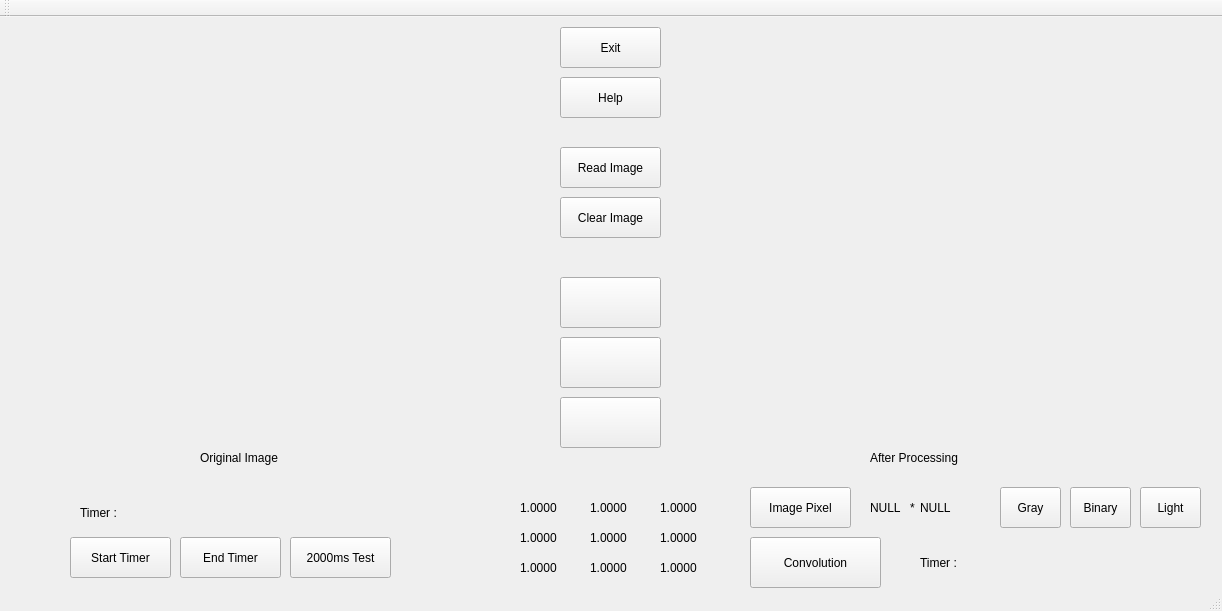
<?xml version="1.0" encoding="UTF-8"?>
<ui version="4.0">
 <class>MainWindow</class>
 <widget class="QMainWindow" name="MainWindow">
  <property name="geometry">
   <rect>
    <x>0</x>
    <y>0</y>
    <width>1222</width>
    <height>611</height>
   </rect>
  </property>
  <property name="windowTitle">
   <string>MainWindow</string>
  </property>
  <widget class="QWidget" name="centralWidget">
   <widget class="QPushButton" name="pushButton_read_Image">
    <property name="geometry">
     <rect>
      <x>560</x>
      <y>130</y>
      <width>101</width>
      <height>41</height>
     </rect>
    </property>
    <property name="text">
     <string>Read Image</string>
    </property>
   </widget>
   <widget class="QPushButton" name="pushButton_exit">
    <property name="geometry">
     <rect>
      <x>560</x>
      <y>10</y>
      <width>101</width>
      <height>41</height>
     </rect>
    </property>
    <property name="text">
     <string>Exit</string>
    </property>
   </widget>
   <widget class="QPushButton" name="pushButton">
    <property name="geometry">
     <rect>
      <x>560</x>
      <y>60</y>
      <width>101</width>
      <height>41</height>
     </rect>
    </property>
    <property name="text">
     <string>Help</string>
    </property>
   </widget>
   <widget class="QLabel" name="label_img">
    <property name="geometry">
     <rect>
      <x>0</x>
      <y>0</y>
      <width>541</width>
      <height>421</height>
     </rect>
    </property>
    <property name="text">
     <string/>
    </property>
   </widget>
   <widget class="QPushButton" name="pushButton_clear_Image">
    <property name="geometry">
     <rect>
      <x>560</x>
      <y>180</y>
      <width>101</width>
      <height>41</height>
     </rect>
    </property>
    <property name="text">
     <string>Clear Image</string>
    </property>
   </widget>
   <widget class="QLabel" name="label_time">
    <property name="geometry">
     <rect>
      <x>80</x>
      <y>480</y>
      <width>71</width>
      <height>31</height>
     </rect>
    </property>
    <property name="text">
     <string>Timer :</string>
    </property>
   </widget>
   <widget class="QPushButton" name="pushButton_startTimer">
    <property name="geometry">
     <rect>
      <x>70</x>
      <y>520</y>
      <width>101</width>
      <height>41</height>
     </rect>
    </property>
    <property name="text">
     <string>Start Timer</string>
    </property>
   </widget>
   <widget class="QPushButton" name="pushButton_endTimer">
    <property name="geometry">
     <rect>
      <x>180</x>
      <y>520</y>
      <width>101</width>
      <height>41</height>
     </rect>
    </property>
    <property name="text">
     <string>End Timer</string>
    </property>
   </widget>
   <widget class="QLabel" name="label_timerDocu">
    <property name="geometry">
     <rect>
      <x>180</x>
      <y>480</y>
      <width>211</width>
      <height>31</height>
     </rect>
    </property>
    <property name="text">
     <string/>
    </property>
   </widget>
   <widget class="QPushButton" name="pushButton_matrix">
    <property name="geometry">
     <rect>
      <x>560</x>
      <y>260</y>
      <width>101</width>
      <height>51</height>
     </rect>
    </property>
    <property name="text">
     <string/>
    </property>
   </widget>
   <widget class="QPushButton" name="pushButton_testTimer">
    <property name="geometry">
     <rect>
      <x>290</x>
      <y>520</y>
      <width>101</width>
      <height>41</height>
     </rect>
    </property>
    <property name="text">
     <string>2000ms Test</string>
    </property>
   </widget>
   <widget class="QLabel" name="label_img_2">
    <property name="geometry">
     <rect>
      <x>680</x>
      <y>0</y>
      <width>541</width>
      <height>421</height>
     </rect>
    </property>
    <property name="text">
     <string/>
    </property>
   </widget>
   <widget class="QLabel" name="label_oriImage">
    <property name="geometry">
     <rect>
      <x>200</x>
      <y>430</y>
      <width>151</width>
      <height>21</height>
     </rect>
    </property>
    <property name="text">
     <string>Original Image</string>
    </property>
   </widget>
   <widget class="QLabel" name="label_finalImage">
    <property name="geometry">
     <rect>
      <x>870</x>
      <y>430</y>
      <width>181</width>
      <height>21</height>
     </rect>
    </property>
    <property name="text">
     <string>After Processing</string>
    </property>
   </widget>
   <widget class="QPushButton" name="pushButton_userMatrix">
    <property name="geometry">
     <rect>
      <x>560</x>
      <y>320</y>
      <width>101</width>
      <height>51</height>
     </rect>
    </property>
    <property name="text">
     <string/>
    </property>
   </widget>
   <widget class="QLabel" name="label_conMatrix">
    <property name="geometry">
     <rect>
      <x>540</x>
      <y>450</y>
      <width>181</width>
      <height>31</height>
     </rect>
    </property>
    <property name="text">
     <string/>
    </property>
   </widget>
   <widget class="QLabel" name="label_matTest">
    <property name="geometry">
     <rect>
      <x>520</x>
      <y>480</y>
      <width>61</width>
      <height>21</height>
     </rect>
    </property>
    <property name="text">
     <string>1.0000</string>
    </property>
   </widget>
   <widget class="QLabel" name="label_matTest_2">
    <property name="geometry">
     <rect>
      <x>590</x>
      <y>480</y>
      <width>61</width>
      <height>21</height>
     </rect>
    </property>
    <property name="text">
     <string>1.0000</string>
    </property>
   </widget>
   <widget class="QLabel" name="label_matTest_3">
    <property name="geometry">
     <rect>
      <x>660</x>
      <y>480</y>
      <width>61</width>
      <height>21</height>
     </rect>
    </property>
    <property name="text">
     <string>1.0000</string>
    </property>
   </widget>
   <widget class="QLabel" name="label_matTest_4">
    <property name="geometry">
     <rect>
      <x>520</x>
      <y>510</y>
      <width>61</width>
      <height>21</height>
     </rect>
    </property>
    <property name="text">
     <string>1.0000</string>
    </property>
   </widget>
   <widget class="QLabel" name="label_matTest_5">
    <property name="geometry">
     <rect>
      <x>590</x>
      <y>510</y>
      <width>61</width>
      <height>21</height>
     </rect>
    </property>
    <property name="text">
     <string>1.0000</string>
    </property>
   </widget>
   <widget class="QLabel" name="label_matTest_6">
    <property name="geometry">
     <rect>
      <x>660</x>
      <y>510</y>
      <width>61</width>
      <height>21</height>
     </rect>
    </property>
    <property name="text">
     <string>1.0000</string>
    </property>
   </widget>
   <widget class="QLabel" name="label_matTest_7">
    <property name="geometry">
     <rect>
      <x>520</x>
      <y>540</y>
      <width>61</width>
      <height>21</height>
     </rect>
    </property>
    <property name="text">
     <string>1.0000</string>
    </property>
   </widget>
   <widget class="QLabel" name="label_matTest_8">
    <property name="geometry">
     <rect>
      <x>590</x>
      <y>540</y>
      <width>61</width>
      <height>21</height>
     </rect>
    </property>
    <property name="text">
     <string>1.0000</string>
    </property>
   </widget>
   <widget class="QLabel" name="label_matTest_9">
    <property name="geometry">
     <rect>
      <x>660</x>
      <y>540</y>
      <width>61</width>
      <height>21</height>
     </rect>
    </property>
    <property name="text">
     <string>1.0000</string>
    </property>
   </widget>
   <widget class="QPushButton" name="pushButton_clearMatrix">
    <property name="geometry">
     <rect>
      <x>560</x>
      <y>380</y>
      <width>101</width>
      <height>51</height>
     </rect>
    </property>
    <property name="text">
     <string/>
    </property>
   </widget>
   <widget class="QLabel" name="label_width">
    <property name="geometry">
     <rect>
      <x>870</x>
      <y>475</y>
      <width>41</width>
      <height>31</height>
     </rect>
    </property>
    <property name="text">
     <string>NULL</string>
    </property>
   </widget>
   <widget class="QLabel" name="label_length">
    <property name="geometry">
     <rect>
      <x>920</x>
      <y>475</y>
      <width>41</width>
      <height>31</height>
     </rect>
    </property>
    <property name="text">
     <string>NULL</string>
    </property>
   </widget>
   <widget class="QLabel" name="label_char">
    <property name="geometry">
     <rect>
      <x>910</x>
      <y>480</y>
      <width>20</width>
      <height>21</height>
     </rect>
    </property>
    <property name="text">
     <string>*</string>
    </property>
   </widget>
   <widget class="QPushButton" name="pushButton_pixel">
    <property name="geometry">
     <rect>
      <x>750</x>
      <y>470</y>
      <width>101</width>
      <height>41</height>
     </rect>
    </property>
    <property name="text">
     <string>Image Pixel</string>
    </property>
   </widget>
   <widget class="QPushButton" name="pushButton_Grayscale">
    <property name="geometry">
     <rect>
      <x>1000</x>
      <y>470</y>
      <width>61</width>
      <height>41</height>
     </rect>
    </property>
    <property name="text">
     <string>Gray</string>
    </property>
   </widget>
   <widget class="QPushButton" name="pushButton_Binary">
    <property name="geometry">
     <rect>
      <x>1070</x>
      <y>470</y>
      <width>61</width>
      <height>41</height>
     </rect>
    </property>
    <property name="text">
     <string>Binary</string>
    </property>
   </widget>
   <widget class="QPushButton" name="pushButton_Light">
    <property name="geometry">
     <rect>
      <x>1140</x>
      <y>470</y>
      <width>61</width>
      <height>41</height>
     </rect>
    </property>
    <property name="text">
     <string>Light</string>
    </property>
   </widget>
   <widget class="QLabel" name="label_timerDocuConvolution">
    <property name="geometry">
     <rect>
      <x>1010</x>
      <y>530</y>
      <width>191</width>
      <height>31</height>
     </rect>
    </property>
    <property name="text">
     <string/>
    </property>
   </widget>
   <widget class="QLabel" name="label_timeConvolution">
    <property name="geometry">
     <rect>
      <x>920</x>
      <y>530</y>
      <width>71</width>
      <height>31</height>
     </rect>
    </property>
    <property name="text">
     <string>Timer :</string>
    </property>
   </widget>
   <widget class="QPushButton" name="pushButton_Convolution">
    <property name="geometry">
     <rect>
      <x>750</x>
      <y>520</y>
      <width>131</width>
      <height>51</height>
     </rect>
    </property>
    <property name="font">
     <font>
      <weight>50</weight>
      <bold>false</bold>
     </font>
    </property>
    <property name="text">
     <string>Convolution</string>
    </property>
   </widget>
  </widget>
  <widget class="QToolBar" name="mainToolBar">
   <attribute name="toolBarArea">
    <enum>TopToolBarArea</enum>
   </attribute>
   <attribute name="toolBarBreak">
    <bool>false</bool>
   </attribute>
  </widget>
  <widget class="QStatusBar" name="statusBar"/>
 </widget>
 <layoutdefault spacing="6" margin="11"/>
 <resources/>
 <connections/>
</ui>
